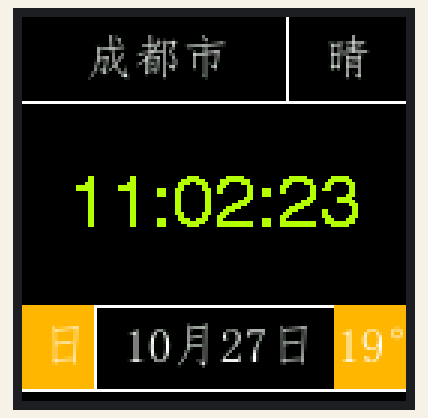
Bench run of a sketch on a simulated ESP8266 (NodeMCU). On the bench: 128×128 colour display. WiFi joins after 1.5 s; servers stay silent unless stated; what the sketch prints to the serial monitor is not drawn.

Above: at 2.7 s.

The sketch:

Colour_Test.ino
```cpp
#include <SPI.h>
#include <TFT_eSPI.h>
#include <ESP8266WiFi.h>
#include <ArduinoJson.h>
#include "font/simfang16.h"

////////////////////////////////
const char* SSID = "CMCC-boyu1783";
const char* PASSWORD = "boyu1783";
const char* KEY = "xxx";
const char* CITY = "510100";
const char* URL = "https://restapi.amap.com/v3/weather/weatherInfo";

const char* test_json = " \
  { \
    \"status\":\"1\", \
    \"count\":\"1\", \
    \"info\":\"OK\", \
    \"infocode\":\"10000\", \
    \"lives\":[ \
      {\"province\":\"四川\", \
      \"city\":\"成都市\", \
      \"adcode\":\"510100\", \
      \"weather\":\"晴\", \
      \"temperature\":\"19\", \
      \"winddirection\":\"西南\", \
      \"windpower\":\"≤3\", \
      \"humidity\":\"72\", \
      \"reporttime\":\"2024-10-27 11:02:23\", \
      \"temperature_float\":\"19.0\", \
      \"humidity_float\":\"72.0\"} \
    ] \
  } \
";

TFT_eSPI tft = TFT_eSPI(128, 128);

struct WhetherMeta {
  String province;
  String city;
  String weather;
  String temperature;
  String windpower;
  String date;
  String time;
  String weekday;
};

struct WhetherMeta meta;

void _grid_line() {
  tft.setCursor(tft.getCursorX() + 4, tft.getCursorY() + 4);
}

void _parse_datetime(const char* datetime, struct WhetherMeta* meta) {
  char temp[20];
  strncpy(temp, datetime, sizeof(temp));
  temp[sizeof(temp) - 1] = '\0';  // Null-terminate to be safe

  char* token = strtok(temp, " ");

  if (token == NULL)
    return;

  meta->time = strtok(NULL, " ");

  char _date[20] = "";
  char* _token = strtok(token, "-");
  if (_token != NULL) {
    strcat(_date, strtok(NULL, "-"));
    strcat(_date, "月");
    strcat(_date, strtok(NULL, "-"));
    strcat(_date, "日");
    meta->date = String(_date);
  }

  meta->weekday = "日";
}


void _parse_json(const char* whether, struct WhetherMeta* meta) {
  JsonDocument doc;

  DeserializationError error = deserializeJson(doc, whether);

  if (error) {
    tft.setTextColor(TFT_RED);
    tft.println("parse error");
    return;
  }

  JsonObject _lives = doc["lives"][0];

  meta->province = String(_lives["province"]);
  meta->city = String(_lives["city"]);
  meta->weather = String(_lives["weather"]);
  meta->temperature = String(_lives["temperature"]) + "°";
  meta->windpower = String(_lives["winddirection"]) + " " + String(_lives["windpower"]);

  _parse_datetime(_lives["reporttime"], meta);
}

void setup(void) {
  Serial.begin(9600);

  tft.init();
  Serial.println("init successful " + String(tft.width()) + "-" + String(tft.height()));

  // wifi connection
  WiFi.begin(SSID, PASSWORD);

  while (WiFi.status() != WL_CONNECTED) {
    Serial.println("connecting");
    delay(500);
  }

  Serial.println("wifi connected");
  Serial.println("IP address: " + WiFi.localIP().toString());

  delay(1000);

  _parse_json(test_json, &meta);
}

void display(struct WhetherMeta* meta) {
  tft.setTextColor(TFT_WHITE);
  tft.setTextDatum(MC_DATUM);

  tft.drawFastHLine(0, 28, tft.width(), TFT_WHITE);
  tft.drawFastVLine(88, 0, 28, TFT_WHITE);

  tft.drawFastHLine(0, 96, tft.width(), TFT_WHITE);
  tft.drawFastHLine(0, 124, tft.width(), TFT_WHITE);
  tft.drawFastVLine(24, 96, 28, TFT_WHITE);
  tft.drawFastVLine(tft.width() - 24, 96, 28, TFT_WHITE);

  tft.fillRect(0, 96, 24, 28, TFT_ORANGE);
  tft.fillRect(104, 96, 24, 28, TFT_ORANGE);

  tft.setCursor(32, 8);
  tft.setTextColor(TFT_WHITE);
  tft.loadFont(simfang16);
  tft.drawString(meta->city, 44, 14);
  tft.drawString(meta->weather, 108, 14);

  tft.drawString(meta->weekday, 12, 110);
  tft.drawString(meta->date, tft.width() / 2, 110);
  tft.drawString(meta->temperature, tft.width() - 12, 110);

  tft.unloadFont();

  tft.setTextColor(TFT_GREENYELLOW);
  tft.drawString(meta->time, tft.width() / 2, tft.height() / 2, 4);
}

void loop() {
  // Binary inversion of colours
  tft.invertDisplay(false);

  tft.fillScreen(TFT_BLACK);

  tft.setCursor(0, 0);

  display(&meta);

  delay(5000);
}
```

Source omitted: simfang16.h (data table, 80867 bytes)
